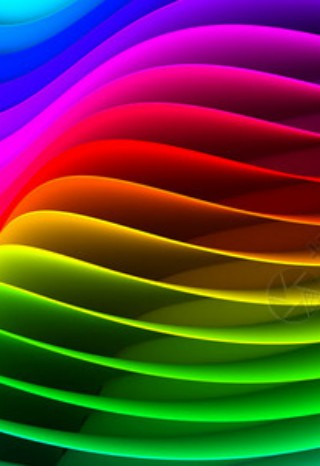
#> input picture data/color.jpeg, 320 x 466 px
$ python image_resize.py
#> lines starting #> are read from the running program, lines starting #| are printed output that depends on the picture
import cv2
import numpy as np
import os
import argparse
from pathlib import Path

def detect_image_format(file_path):
    ext = Path(file_path).suffix.lower()
    if ext in ['.jpg', '.jpeg']:
        return 'jpg'
    elif ext == '.pgm':
        return 'pgm'
    elif ext == '.ppm':
        return 'ppm'
    elif ext == '.png':
        return 'png'
    elif ext == '.bmp':
        return 'bmp'
    elif ext in ['.tif', '.tiff']:
        return 'tiff'
    else:
        try:
            with open(file_path, 'rb') as f:
                magic = f.read(2)
                if magic == b'P5' or magic == b'P2':
                    return 'pgm'
                elif magic == b'P6' or magic == b'P3':
                    return 'ppm'
        except:
            pass
        return 'unknown'

# [102 lines left out: functions read_pgm, write_pgm, read_ppm, write_ppm, not called in this run]

def resize_image(input_path, output_path, width=None, height=None, scale_factor=1.0, interpolation=cv2.INTER_LINEAR):
#> called with input_path = '../data/color.jpeg', output_path = '../data/color_resized.jpg', width = 320, height = 240, scale_factor = 1, interpolation = 1
    try:
        if not os.path.exists(input_path):
            print(f"Error: Input file does not exist -> {input_path}")
            return False

        input_format = detect_image_format(input_path)
        print(f"Input format: {input_format}")

        if input_format == 'unknown':
            print(f"Error: Unsupported file format -> {input_path}")
            return False

        if input_format in ['jpg', 'png', 'bmp', 'tiff']:
            img = cv2.imread(input_path)
#> img is the input picture: shape (466, 320, 3); mean B, G, R 56.2, 63.8, 96.4
            if img is None:
                print(f"Error: Cannot read image -> {input_path}")
                return False

            if len(img.shape) == 3:
                img_rgb = cv2.cvtColor(img, cv2.COLOR_BGR2RGB)
            else:
                img_rgb = img

            original_height, original_width = img.shape[:2]
#> original_height = 466; original_width = 320
            max_val = 255

        elif input_format == 'pgm':
            img, max_val, magic = read_pgm(input_path)
            original_height, original_width = img.shape
            img_rgb = img

        elif input_format == 'ppm':
            img, max_val, magic = read_ppm(input_path)
            original_height, original_width, _ = img.shape
            img_rgb = img

        print(f"Original size: {original_width} x {original_height}")
#| Original size: 320 x 466

        if width is not None and height is not None:
            target_width = width
            target_height = height
        elif width is not None:
            target_width = width
            target_height = int(original_height * (width / original_width))
        elif height is not None:
            target_height = height
            target_width = int(original_width * (height / original_height))
        else:
            target_width = int(original_width * scale_factor)
            target_height = int(original_height * scale_factor)

        print(f"Target size: {target_width} x {target_height}")

        if len(img_rgb.shape) == 3:
            resized_img = cv2.resize(img_rgb, (target_width, target_height), interpolation=interpolation)
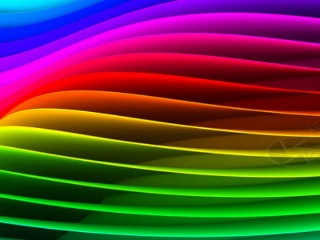
#> resized_img: shape (240, 320, 3); mean R, G, B 96.3, 63.8, 56.2
        else:
            resized_img = cv2.resize(img_rgb, (target_width, target_height), interpolation=interpolation)

        if input_format in ['jpg', 'png', 'bmp', 'tiff']:
            if len(resized_img.shape) == 3:
                resized_bgr = cv2.cvtColor(resized_img, cv2.COLOR_RGB2BGR)
                cv2.imwrite(output_path, resized_bgr)
            else:
                cv2.imwrite(output_path, resized_img)

        elif input_format == 'pgm':
            write_pgm(output_path, resized_img, max_val, magic)

        elif input_format == 'ppm':
            write_ppm(output_path, resized_img, max_val, magic)

        print(f"Resize successful! Output file: {output_path}")
        print(f"Output format: {input_format}")
        print(f"Output size: {target_width} x {target_height}")
        return True

    except Exception as e:
        print(f"Error during resize: {e}")
        return False

# [62 lines left out: functions batch_resize, main, not called in this run]

if __name__ == "__main__":
    import sys
    if len(sys.argv) > 1:
        main()
    else:
        print("Running...")
        resize_image("../data/color.jpeg", "../data/color_resized.jpg", width=320, height=240)
        resize_image("../data/chessboard.png", "../data/chessboard_resized.jpg", width=320, height=466)
#> call 2 of resize_image, with input_path = '../data/chessboard.png', output_path = '../data/chessboard_resized.jpg', width = 320, height = 466, scale_factor = 1, interpolation = 1
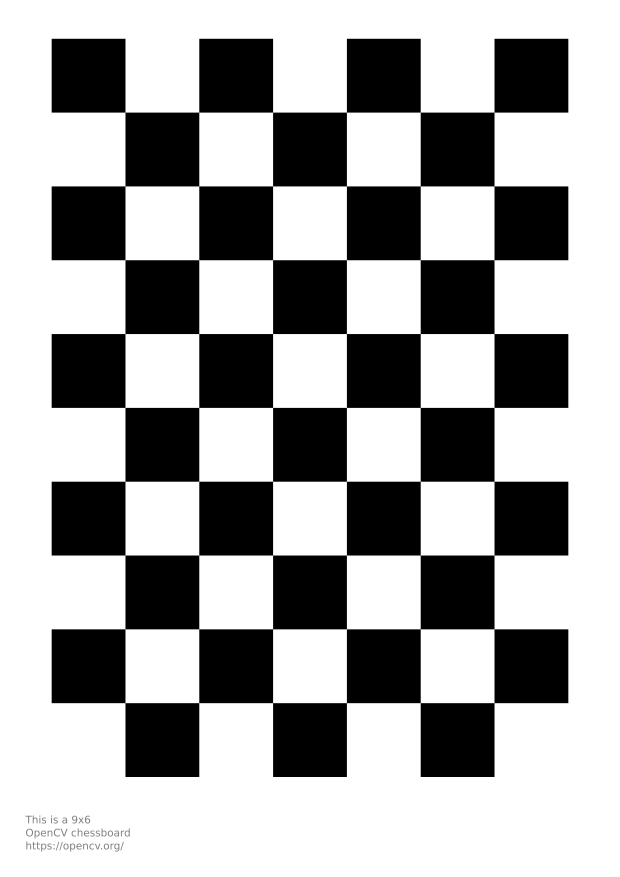
#> input picture data/chessboard.png, 1240 x 1754 px (shown at 1/2 size)
#> in resize_image, img is the input picture: shape (1754, 1240, 3); min 0, max 255, mean 165.4
#| Original size: 1240 x 1754
#> in resize_image (call 2), `resized_img = cv2.resize(img_rgb, (target_width, target_height), inter..`:
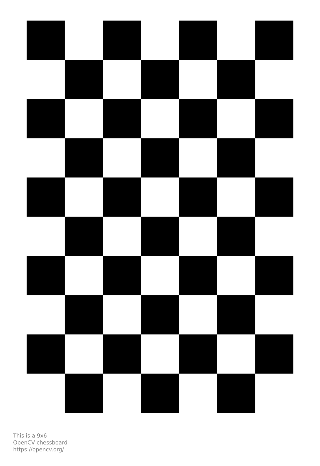
#> resized_img: shape (466, 320, 3); min 0, max 255, mean 165.5
